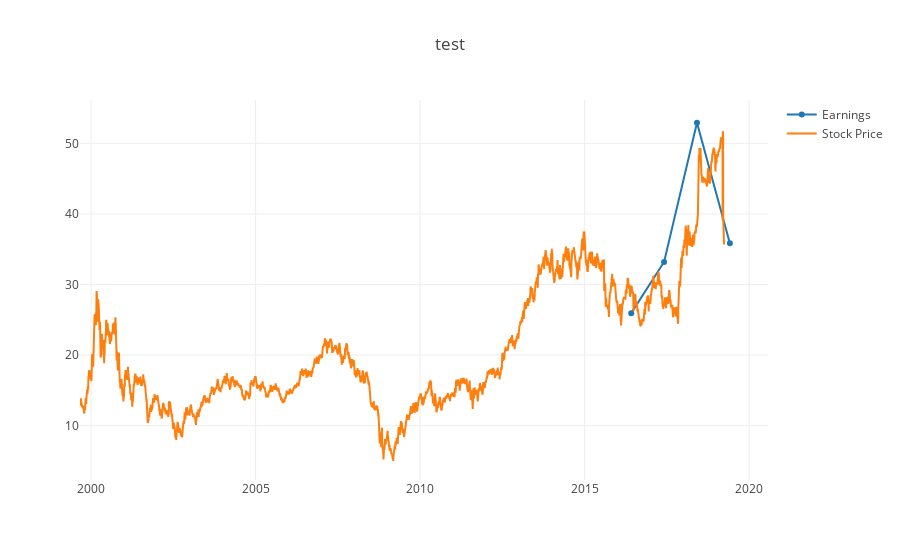

Notebook cell for this chart:
### Code cell
trace1 = go.Scatter(
        x = df.columns,
        y = 15 * df_EPS,
        name = "Earnings",
)

trace2 = go.Scatter(
        x = panel_data.index,
        y = panel_data['Close'],
        name = "Stock Price",
)



data = [trace1, trace2]
layout = dict(
            title = 'test'
)

fig = dict(data = data, layout = layout)
iplot(fig, filename = 'test2')

### Figure 1 — Plotly figure (JSON) as saved in the notebook; plotly's stock layout.template omitted (floating-point values rounded to 4 significant figures; data arrays with more than 128 entries replaced by an {"elided": "..."} marker saying what was removed)
{"data": [{"name": "Earnings", "type": "scatter", "uid": "78022069-c9d3-49d6-b8ad-a11b16bd0ddb", "x": ["2016-05-31 21:00:00", "2017-05-31 21:00:00", "2018-05-31 21:00:00", "2019-05-31 21:00:00"], "y": [25.94, 33.19, 52.91, 35.83]}, {"name": "Stock Price", "type": "scatter", "uid": "5b0cec92-97ee-4b25-9306-4fca343089b4", "x": {"elided": "4926 str values"}, "y": {"elided": "4926 float values"}}], "layout": {"title": {"text": "test"}}}
